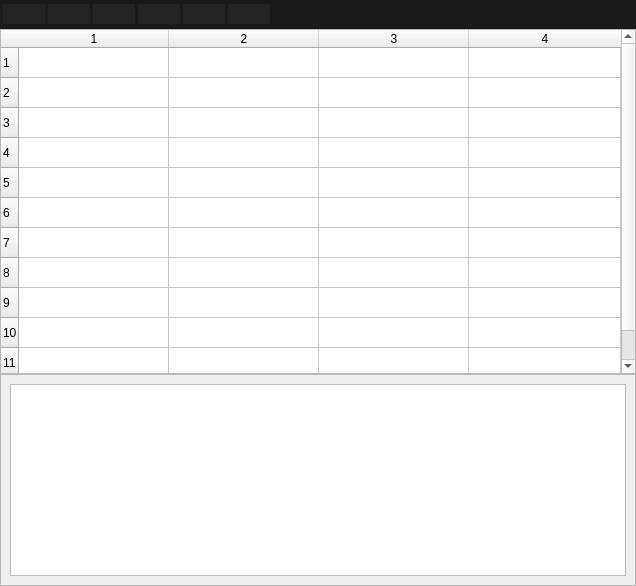
                      <widget class="QWidget" name="test">
                       <attribute name="title">
                        <string>Test</string>
                       </attribute>
                       <layout class="QVBoxLayout" name="verticalLayout_13">
                        <property name="spacing">
                         <number>0</number>
                        </property>
                        <property name="leftMargin">
                         <number>0</number>
                        </property>
                        <property name="topMargin">
                         <number>0</number>
                        </property>
                        <property name="rightMargin">
                         <number>0</number>
                        </property>
                        <property name="bottomMargin">
                         <number>0</number>
                        </property>
                        <item>
                         <widget class="QFrame" name="frame_2">
                          <property name="minimumSize">
                           <size>
                            <width>600</width>
                            <height>29</height>
                           </size>
                          </property>
                          <property name="maximumSize">
                           <size>
                            <width>16777215</width>
                            <height>35</height>
                           </size>
                          </property>
                          <property name="styleSheet">
                           <string notr="true">background-color: rgb(25, 25, 25)</string>
                          </property>
                          <property name="frameShape">
                           <enum>QFrame::Shape::NoFrame</enum>
                          </property>
                          <property name="frameShadow">
                           <enum>QFrame::Shadow::Raised</enum>
                          </property>
                          <layout class="QVBoxLayout" name="verticalLayout_10">
                           <property name="spacing">
                            <number>0</number>
                           </property>
                           <property name="leftMargin">
                            <number>0</number>
                           </property>
                           <property name="topMargin">
                            <number>0</number>
                           </property>
                           <property name="rightMargin">
                            <number>0</number>
                           </property>
                           <property name="bottomMargin">
                            <number>0</number>
                           </property>
                           <item>
                            <widget class="QFrame" name="TestActionFrame">
                             <property name="minimumSize">
                              <size>
                               <width>0</width>
                               <height>0</height>
                              </size>
                             </property>
                             <property name="maximumSize">
                              <size>
                               <width>270</width>
                               <height>16777215</height>
                              </size>
                             </property>
                             <property name="frameShape">
                              <enum>QFrame::Shape::NoFrame</enum>
                             </property>
                             <property name="frameShadow">
                              <enum>QFrame::Shadow::Raised</enum>
                             </property>
                             <layout class="QHBoxLayout" name="horizontalLayout_4">
                              <property name="spacing">
                               <number>0</number>
                              </property>
                              <property name="leftMargin">
                               <number>0</number>
                              </property>
                              <property name="topMargin">
                               <number>0</number>
                              </property>
                              <property name="rightMargin">
                               <number>0</number>
                              </property>
                              <property name="bottomMargin">
                               <number>0</number>
                              </property>
                              <item>
                               <widget class="QPushButton" name="btnRun">
                                <property name="minimumSize">
                                 <size>
                                  <width>0</width>
                                  <height>20</height>
                                 </size>
                                </property>
                                <property name="maximumSize">
                                 <size>
                                  <width>45</width>
                                  <height>20</height>
                                 </size>
                                </property>
                                <property name="styleSheet">
                                 <string notr="true">QPushButton {
	background-color: rgb(35, 35, 35);
	color: rgb(154, 154, 149);
	border: none;
	border-left: 3px solid rgb(25, 25, 25);
	text-align: left;
	padding-left: 10px;
}

QPushButton:hover {
	border-left: 3px solid rgb(255, 85, 0);
	background-color: rgb(18, 18, 18);
}

QPushButton:pressed {
	background-color: rgb(0, 0, 0);
}

</string>
                                </property>
                                <property name="text">
                                 <string/>
                                </property>
                                <property name="icon">
                                 <iconset>
                                  <normaloff>statics/icons/icons8_play_48.png</normaloff>statics/icons/icons8_play_48.png</iconset>
                                </property>
                                <property name="iconSize">
                                 <size>
                                  <width>20</width>
                                  <height>20</height>
                                 </size>
                                </property>
                               </widget>
                              </item>
                              <item>
                               <widget class="QPushButton" name="btnStop">
                                <property name="minimumSize">
                                 <size>
                                  <width>0</width>
                                  <height>20</height>
                                 </size>
                                </property>
                                <property name="maximumSize">
                                 <size>
                                  <width>45</width>
                                  <height>20</height>
                                 </size>
                                </property>
                                <property name="styleSheet">
                                 <string notr="true">QPushButton {
	background-color: rgb(35, 35, 35);
	color: rgb(154, 154, 149);
	border: none;
	border-left: 3px solid rgb(25, 25, 25);
	text-align: left;
	padding-left: 10px;
}

QPushButton:hover {
	border-left: 3px solid rgb(255, 85, 0);
	background-color: rgb(18, 18, 18);
}

QPushButton:pressed {
	background-color: rgb(0, 0, 0);
}

</string>
                                </property>
                                <property name="text">
                                 <string/>
                                </property>
                                <property name="icon">
                                 <iconset>
                                  <normaloff>statics/icons/icons8_stop_circled_48.png</normaloff>statics/icons/icons8_stop_circled_48.png</iconset>
                                </property>
                                <property name="iconSize">
                                 <size>
                                  <width>20</width>
                                  <height>20</height>
                                 </size>
                                </property>
                               </widget>
                              </item>
                              <item>
                               <widget class="QPushButton" name="btnPause">
                                <property name="minimumSize">
                                 <size>
                                  <width>0</width>
                                  <height>20</height>
                                 </size>
                                </property>
                                <property name="maximumSize">
                                 <size>
                                  <width>45</width>
                                  <height>20</height>
                                 </size>
                                </property>
                                <property name="styleSheet">
                                 <string notr="true">QPushButton {
	background-color: rgb(35, 35, 35);
	color: rgb(154, 154, 149);
	border: none;
	border-left: 3px solid rgb(25, 25, 25);
	text-align: left;
	padding-left: 10px;
}

QPushButton:hover {
	border-left: 3px solid rgb(255, 85, 0);
	background-color: rgb(18, 18, 18);
}

QPushButton:pressed {
	background-color: rgb(0, 0, 0);
}

</string>
                                </property>
                                <property name="text">
                                 <string/>
                                </property>
                                <property name="icon">
                                 <iconset>
                                  <normaloff>statics/icons/icons8_pause_button_48.png</normaloff>statics/icons/icons8_pause_button_48.png</iconset>
                                </property>
                                <property name="iconSize">
                                 <size>
                                  <width>20</width>
                                  <height>20</height>
                                 </size>
                                </property>
                               </widget>
                              </item>
                              <item>
                               <widget class="QPushButton" name="btnStepInto">
                                <property name="minimumSize">
                                 <size>
                                  <width>0</width>
                                  <height>20</height>
                                 </size>
                                </property>
                                <property name="maximumSize">
                                 <size>
                                  <width>45</width>
                                  <height>20</height>
                                 </size>
                                </property>
                                <property name="styleSheet">
                                 <string notr="true">QPushButton {
	background-color: rgb(35, 35, 35);
	color: rgb(154, 154, 149);
	border: none;
	border-left: 3px solid rgb(25, 25, 25);
	text-align: left;
	padding-left: 10px;
}

QPushButton:hover {
	border-left: 3px solid rgb(255, 85, 0);
	background-color: rgb(18, 18, 18);
}

QPushButton:pressed {
	background-color: rgb(0, 0, 0);
}

</string>
                                </property>
                                <property name="text">
                                 <string/>
                                </property>
                                <property name="icon">
                                 <iconset>
                                  <normaloff>statics/icons/icons8_step_into_48.png</normaloff>statics/icons/icons8_step_into_48.png</iconset>
                                </property>
                                <property name="iconSize">
                                 <size>
                                  <width>20</width>
                                  <height>20</height>
                                 </size>
                                </property>
                               </widget>
                              </item>
                              <item>
                               <widget class="QPushButton" name="btnStepOver">
                                <property name="minimumSize">
                                 <size>
                                  <width>0</width>
                                  <height>20</height>
                                 </size>
                                </property>
                                <property name="maximumSize">
                                 <size>
                                  <width>45</width>
                                  <height>20</height>
                                 </size>
                                </property>
                                <property name="styleSheet">
                                 <string notr="true">QPushButton {
	background-color: rgb(35, 35, 35);
	color: rgb(154, 154, 149);
	border: none;
	border-left: 3px solid rgb(25, 25, 25);
	text-align: left;
	padding-left: 10px;
}

QPushButton:hover {
	border-left: 3px solid rgb(255, 85, 0);
	background-color: rgb(18, 18, 18);
}

QPushButton:pressed {
	background-color: rgb(0, 0, 0);
}

</string>
                                </property>
                                <property name="text">
                                 <string/>
                                </property>
                                <property name="icon">
                                 <iconset>
                                  <normaloff>statics/icons/icons8_step_over_48.png</normaloff>statics/icons/icons8_step_over_48.png</iconset>
                                </property>
                                <property name="iconSize">
                                 <size>
                                  <width>20</width>
                                  <height>20</height>
                                 </size>
                                </property>
                               </widget>
                              </item>
                              <item>
                               <widget class="QPushButton" name="btnStepOut">
                                <property name="minimumSize">
                                 <size>
                                  <width>0</width>
                                  <height>20</height>
                                 </size>
                                </property>
                                <property name="maximumSize">
                                 <size>
                                  <width>45</width>
                                  <height>20</height>
                                 </size>
                                </property>
                                <property name="styleSheet">
                                 <string notr="true">QPushButton {
	background-color: rgb(35, 35, 35);
	color: rgb(154, 154, 149);
	border: none;
	border-left: 3px solid rgb(25, 25, 25);
	text-align: left;
	padding-left: 10px;
}

QPushButton:hover {
	border-left: 3px solid rgb(255, 85, 0);
	background-color: rgb(18, 18, 18);
}

QPushButton:pressed {
	background-color: rgb(0, 0, 0);
}

</string>
                                </property>
                                <property name="text">
                                 <string/>
                                </property>
                                <property name="icon">
                                 <iconset>
                                  <normaloff>statics/icons/icons8_step_out_48.png</normaloff>statics/icons/icons8_step_out_48.png</iconset>
                                </property>
                                <property name="iconSize">
                                 <size>
                                  <width>20</width>
                                  <height>20</height>
                                 </size>
                                </property>
                               </widget>
                              </item>
                             </layout>
                            </widget>
                           </item>
                          </layout>
                         </widget>
                        </item>
                        <item>
                         <widget class="QFrame" name="frame_7">
                          <property name="minimumSize">
                           <size>
                            <width>636</width>
                            <height>345</height>
                           </size>
                          </property>
                          <property name="frameShape">
                           <enum>QFrame::Shape::NoFrame</enum>
                          </property>
                          <property name="frameShadow">
                           <enum>QFrame::Shadow::Raised</enum>
                          </property>
                          <layout class="QHBoxLayout" name="horizontalLayout_11">
                           <property name="spacing">
                            <number>0</number>
                           </property>
                           <property name="leftMargin">
                            <number>0</number>
                           </property>
                           <property name="topMargin">
                            <number>0</number>
                           </property>
                           <property name="rightMargin">
                            <number>0</number>
                           </property>
                           <property name="bottomMargin">
                            <number>0</number>
                           </property>
                           <item>
                            <widget class="QTableWidget" name="tableTest">
                             <property name="rowCount">
                              <number>11</number>
                             </property>
                             <property name="columnCount">
                              <number>4</number>
                             </property>
                             <attribute name="horizontalHeaderCascadingSectionResizes">
                              <bool>false</bool>
                             </attribute>
                             <attribute name="horizontalHeaderDefaultSectionSize">
                              <number>150</number>
                             </attribute>
                             <attribute name="horizontalHeaderShowSortIndicator" stdset="0">
                              <bool>false</bool>
                             </attribute>
                             <attribute name="horizontalHeaderStretchLastSection">
                              <bool>true</bool>
                             </attribute>
                             <attribute name="verticalHeaderVisible">
                              <bool>true</bool>
                             </attribute>
                             <attribute name="verticalHeaderCascadingSectionResizes">
                              <bool>false</bool>
                             </attribute>
                             <attribute name="verticalHeaderDefaultSectionSize">
                              <number>30</number>
                             </attribute>
                             <attribute name="verticalHeaderShowSortIndicator" stdset="0">
                              <bool>false</bool>
                             </attribute>
                             <attribute name="verticalHeaderStretchLastSection">
                              <bool>false</bool>
                             </attribute>
                             <row/>
                             <row/>
                             <row/>
                             <row/>
                             <row/>
                             <row/>
                             <row/>
                             <row/>
                             <row/>
                             <row/>
                             <row/>
                             <column/>
                             <column/>
                             <column/>
                             <column/>
                            </widget>
                           </item>
                          </layout>
                         </widget>
                        </item>
                        <item>
                         <widget class="QFrame" name="frame_8">
                          <property name="minimumSize">
                           <size>
                            <width>633</width>
                            <height>135</height>
                           </size>
                          </property>
                          <property name="maximumSize">
                           <size>
                            <width>16777215</width>
                            <height>300</height>
                           </size>
                          </property>
                          <property name="frameShape">
                           <enum>QFrame::Shape::NoFrame</enum>
                          </property>
                          <property name="frameShadow">
                           <enum>QFrame::Shadow::Raised</enum>
                          </property>
                          <layout class="QHBoxLayout" name="horizontalLayout_6">
                           <property name="spacing">
                            <number>0</number>
                           </property>
                           <property name="leftMargin">
                            <number>0</number>
                           </property>
                           <property name="topMargin">
                            <number>0</number>
                           </property>
                           <property name="rightMargin">
                            <number>0</number>
                           </property>
                           <property name="bottomMargin">
                            <number>0</number>
                           </property>
                           <item>
                            <widget class="QScrollArea" name="messages">
                             <property name="styleSheet">
                              <string notr="true"/>
                             </property>
                             <property name="frameShadow">
                              <enum>QFrame::Shadow::Sunken</enum>
                             </property>
                             <property name="widgetResizable">
                              <bool>true</bool>
                             </property>
                             <widget class="QWidget" name="scrollAreaWidgetContents">
                              <property name="geometry">
                               <rect>
                                <x>0</x>
                                <y>0</y>
                                <width>634</width>
                                <height>156</height>
                               </rect>
                              </property>
                              <property name="styleSheet">
                               <string notr="true"/>
                              </property>
                              <layout class="QVBoxLayout" name="verticalLayout_14">
                               <item>
                                <widget class="QColumnView" name="columnView">
                                 <property name="styleSheet">
                                  <string notr="true">selection-background-color: rgb(140, 140, 140);</string>
                                 </property>
                                </widget>
                               </item>
                              </layout>
                             </widget>
                            </widget>
                           </item>
                          </layout>
                         </widget>
                        </item>
                       </layout>
                      </widget>
